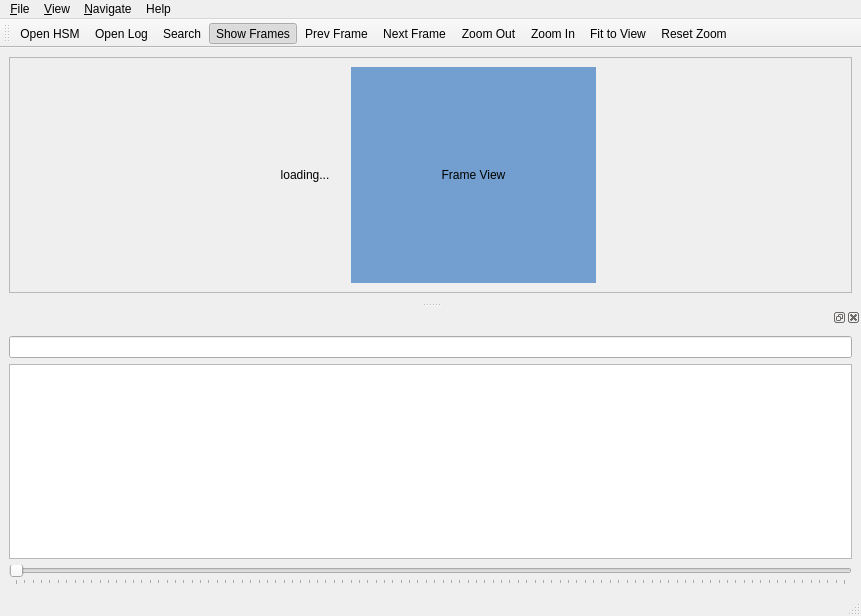
<?xml version="1.0" encoding="UTF-8"?>
<ui version="4.0">
 <class>hsmdebugger</class>
 <widget class="QMainWindow" name="hsmdebugger">
  <property name="geometry">
   <rect>
    <x>0</x>
    <y>0</y>
    <width>861</width>
    <height>616</height>
   </rect>
  </property>
  <property name="minimumSize">
   <size>
    <width>400</width>
    <height>400</height>
   </size>
  </property>
  <property name="windowTitle">
   <string>HSM Debugger</string>
  </property>
  <widget class="QWidget" name="centralwidget">
   <layout class="QVBoxLayout" name="verticalLayout">
    <item>
     <widget class="QImageViewArea" name="hsmStateViewArea">
      <property name="sizePolicy">
       <sizepolicy hsizetype="Expanding" vsizetype="Expanding">
        <horstretch>0</horstretch>
        <verstretch>0</verstretch>
       </sizepolicy>
      </property>
      <property name="sizeAdjustPolicy">
       <enum>QAbstractScrollArea::AdjustIgnored</enum>
      </property>
      <property name="widgetResizable">
       <bool>true</bool>
      </property>
      <property name="alignment">
       <set>Qt::AlignCenter</set>
      </property>
      <widget class="QWidget" name="hsmStateViewAreaContents">
       <property name="geometry">
        <rect>
         <x>0</x>
         <y>0</y>
         <width>841</width>
         <height>233</height>
        </rect>
       </property>
       <property name="sizePolicy">
        <sizepolicy hsizetype="Expanding" vsizetype="Expanding">
         <horstretch>0</horstretch>
         <verstretch>0</verstretch>
        </sizepolicy>
       </property>
       <layout class="QHBoxLayout" name="horizontalLayout">
        <property name="topMargin">
         <number>9</number>
        </property>
        <item>
         <spacer name="horizontalSpacer">
          <property name="orientation">
           <enum>Qt::Horizontal</enum>
          </property>
          <property name="sizeHint" stdset="0">
           <size>
            <width>40</width>
            <height>20</height>
           </size>
          </property>
         </spacer>
        </item>
        <item>
         <widget class="QLabel" name="hsmStateViewWait">
          <property name="sizePolicy">
           <sizepolicy hsizetype="Fixed" vsizetype="Fixed">
            <horstretch>0</horstretch>
            <verstretch>0</verstretch>
           </sizepolicy>
          </property>
          <property name="minimumSize">
           <size>
            <width>80</width>
            <height>80</height>
           </size>
          </property>
          <property name="maximumSize">
           <size>
            <width>80</width>
            <height>80</height>
           </size>
          </property>
          <property name="styleSheet">
           <string notr="true"/>
          </property>
          <property name="text">
           <string>loading...</string>
          </property>
          <property name="alignment">
           <set>Qt::AlignCenter</set>
          </property>
         </widget>
        </item>
        <item>
         <widget class="QLabel" name="hsmStateView">
          <property name="sizePolicy">
           <sizepolicy hsizetype="Expanding" vsizetype="Ignored">
            <horstretch>0</horstretch>
            <verstretch>0</verstretch>
           </sizepolicy>
          </property>
          <property name="autoFillBackground">
           <bool>false</bool>
          </property>
          <property name="styleSheet">
           <string notr="true">background-color: rgb(114, 159, 207);</string>
          </property>
          <property name="text">
           <string>Frame View</string>
          </property>
          <property name="scaledContents">
           <bool>true</bool>
          </property>
          <property name="alignment">
           <set>Qt::AlignCenter</set>
          </property>
         </widget>
        </item>
        <item>
         <spacer name="horizontalSpacer_2">
          <property name="orientation">
           <enum>Qt::Horizontal</enum>
          </property>
          <property name="sizeHint" stdset="0">
           <size>
            <width>40</width>
            <height>20</height>
           </size>
          </property>
         </spacer>
        </item>
       </layout>
      </widget>
     </widget>
    </item>
   </layout>
  </widget>
  <widget class="QMenuBar" name="menubar">
   <property name="geometry">
    <rect>
     <x>0</x>
     <y>0</y>
     <width>861</width>
     <height>22</height>
    </rect>
   </property>
   <widget class="QMenu" name="menuFile">
    <property name="title">
     <string>&amp;File</string>
    </property>
    <widget class="QMenu" name="menuFileRecentHSM">
     <property name="title">
      <string>Recent HSM</string>
     </property>
    </widget>
    <widget class="QMenu" name="menuFileRecentLogs">
     <property name="title">
      <string>Recent Logs</string>
     </property>
    </widget>
    <addaction name="actionOpenHsm"/>
    <addaction name="actionOpenHsmLog"/>
    <addaction name="menuFileRecentHSM"/>
    <addaction name="menuFileRecentLogs"/>
    <addaction name="separator"/>
    <addaction name="actionSettings"/>
    <addaction name="separator"/>
    <addaction name="actionQuit"/>
   </widget>
   <widget class="QMenu" name="menuView">
    <property name="title">
     <string>&amp;View</string>
    </property>
    <addaction name="actionShowFrames"/>
    <addaction name="separator"/>
    <addaction name="actionZoomIn"/>
    <addaction name="actionZoomOut"/>
    <addaction name="actionResetZoom"/>
    <addaction name="actionFitToView"/>
   </widget>
   <widget class="QMenu" name="menuNavigate">
    <property name="title">
     <string>&amp;Navigate</string>
    </property>
    <addaction name="actionSearch"/>
    <addaction name="actionGoToFrame"/>
    <addaction name="separator"/>
    <addaction name="actionPrevFrame"/>
    <addaction name="actionNextFrame"/>
   </widget>
   <widget class="QMenu" name="menuHelp">
    <property name="title">
     <string>Help</string>
    </property>
    <addaction name="actionShowOnlineHelp"/>
    <addaction name="actionAbout"/>
   </widget>
   <addaction name="menuFile"/>
   <addaction name="menuView"/>
   <addaction name="menuNavigate"/>
   <addaction name="menuHelp"/>
  </widget>
  <widget class="QStatusBar" name="statusbar"/>
  <widget class="QDockWidget" name="dockWidget">
   <property name="sizePolicy">
    <sizepolicy hsizetype="Preferred" vsizetype="Minimum">
     <horstretch>0</horstretch>
     <verstretch>0</verstretch>
    </sizepolicy>
   </property>
   <property name="minimumSize">
    <size>
     <width>274</width>
     <height>286</height>
    </size>
   </property>
   <attribute name="dockWidgetArea">
    <number>8</number>
   </attribute>
   <widget class="QWidget" name="dockWidgetContents">
    <property name="sizePolicy">
     <sizepolicy hsizetype="Preferred" vsizetype="Minimum">
      <horstretch>0</horstretch>
      <verstretch>0</verstretch>
     </sizepolicy>
    </property>
    <layout class="QVBoxLayout" name="verticalLayout_2">
     <item>
      <widget class="QLineEdit" name="searchFilter"/>
     </item>
     <item>
      <widget class="QTableView" name="frames">
       <property name="sizePolicy">
        <sizepolicy hsizetype="Minimum" vsizetype="Minimum">
         <horstretch>0</horstretch>
         <verstretch>0</verstretch>
        </sizepolicy>
       </property>
       <property name="minimumSize">
        <size>
         <width>0</width>
         <height>100</height>
        </size>
       </property>
       <property name="editTriggers">
        <set>QAbstractItemView::NoEditTriggers</set>
       </property>
       <property name="selectionMode">
        <enum>QAbstractItemView::SingleSelection</enum>
       </property>
       <property name="selectionBehavior">
        <enum>QAbstractItemView::SelectRows</enum>
       </property>
      </widget>
     </item>
     <item>
      <widget class="QClickableSlider" name="frameSelector">
       <property name="orientation">
        <enum>Qt::Horizontal</enum>
       </property>
       <property name="tickPosition">
        <enum>QSlider::TicksBelow</enum>
       </property>
       <property name="tickInterval">
        <number>1</number>
       </property>
      </widget>
     </item>
    </layout>
   </widget>
  </widget>
  <widget class="QToolBar" name="toolBar">
   <property name="windowTitle">
    <string>toolBar</string>
   </property>
   <property name="movable">
    <bool>true</bool>
   </property>
   <attribute name="toolBarArea">
    <enum>TopToolBarArea</enum>
   </attribute>
   <attribute name="toolBarBreak">
    <bool>false</bool>
   </attribute>
   <addaction name="actionOpenHsm"/>
   <addaction name="actionOpenHsmLog"/>
   <addaction name="actionSearch"/>
   <addaction name="actionShowFrames"/>
   <addaction name="actionPrevFrame"/>
   <addaction name="actionNextFrame"/>
   <addaction name="actionZoomOut"/>
   <addaction name="actionZoomIn"/>
   <addaction name="actionFitToView"/>
   <addaction name="actionResetZoom"/>
  </widget>
  <action name="actionOpenHsm">
   <property name="text">
    <string>Open HSM</string>
   </property>
   <property name="toolTip">
    <string>Open HSM</string>
   </property>
   <property name="shortcut">
    <string>Ctrl+O</string>
   </property>
  </action>
  <action name="actionSearch">
   <property name="checkable">
    <bool>true</bool>
   </property>
   <property name="text">
    <string>Search</string>
   </property>
   <property name="shortcut">
    <string>Ctrl+F</string>
   </property>
  </action>
  <action name="actionPrevFrame">
   <property name="text">
    <string>Prev Frame</string>
   </property>
   <property name="shortcut">
    <string>Ctrl+,</string>
   </property>
  </action>
  <action name="actionNextFrame">
   <property name="text">
    <string>Next Frame</string>
   </property>
   <property name="shortcut">
    <string>Ctrl+.</string>
   </property>
  </action>
  <action name="actionZoomIn">
   <property name="text">
    <string>Zoom In</string>
   </property>
   <property name="shortcut">
    <string>Ctrl+=</string>
   </property>
  </action>
  <action name="actionZoomOut">
   <property name="text">
    <string>Zoom Out</string>
   </property>
   <property name="shortcut">
    <string>Ctrl+-</string>
   </property>
  </action>
  <action name="actionResetZoom">
   <property name="text">
    <string>Reset Zoom</string>
   </property>
   <property name="shortcut">
    <string>Ctrl+0</string>
   </property>
  </action>
  <action name="actionFitToView">
   <property name="text">
    <string>Fit to View</string>
   </property>
   <property name="shortcut">
    <string>Ctrl+Shift+0</string>
   </property>
  </action>
  <action name="actionOpenHsmLog">
   <property name="text">
    <string>Open Log</string>
   </property>
   <property name="shortcut">
    <string>Ctrl+L</string>
   </property>
  </action>
  <action name="actionSettings">
   <property name="text">
    <string>Settings</string>
   </property>
  </action>
  <action name="actionQuit">
   <property name="text">
    <string>Quit</string>
   </property>
  </action>
  <action name="actionGoToFrame">
   <property name="text">
    <string>Go to Frame</string>
   </property>
   <property name="shortcut">
    <string>Ctrl+G</string>
   </property>
  </action>
  <action name="actionShowFrames">
   <property name="checkable">
    <bool>true</bool>
   </property>
   <property name="checked">
    <bool>true</bool>
   </property>
   <property name="text">
    <string>Show Frames</string>
   </property>
   <property name="shortcut">
    <string>Ctrl+`</string>
   </property>
  </action>
  <action name="actionShowOnlineHelp">
   <property name="text">
    <string>Project Wiki</string>
   </property>
  </action>
  <action name="actionAbout">
   <property name="text">
    <string>&amp;About</string>
   </property>
  </action>
  <action name="actionClearRecentHSM">
   <property name="text">
    <string>Clear Menu</string>
   </property>
  </action>
  <action name="actionClearRecentLogs">
   <property name="text">
    <string>Clear Menu</string>
   </property>
  </action>
 </widget>
 <customwidgets>
  <customwidget>
   <class>QClickableSlider</class>
   <extends>QSlider</extends>
   <header>qclickableslider.h</header>
  </customwidget>
  <customwidget>
   <class>QImageViewArea</class>
   <extends>QScrollArea</extends>
   <header>qimageviewarea.h</header>
   <container>1</container>
  </customwidget>
 </customwidgets>
 <resources/>
 <connections>
  <connection>
   <sender>frameSelector</sender>
   <signal>valueChanged(int)</signal>
   <receiver>frames</receiver>
   <slot>selectRow(int)</slot>
   <hints>
    <hint type="sourcelabel">
     <x>254</x>
     <y>573</y>
    </hint>
    <hint type="destinationlabel">
     <x>259</x>
     <y>503</y>
    </hint>
   </hints>
  </connection>
  <connection>
   <sender>actionQuit</sender>
   <signal>triggered()</signal>
   <receiver>hsmdebugger</receiver>
   <slot>close()</slot>
   <hints>
    <hint type="sourcelabel">
     <x>-1</x>
     <y>-1</y>
    </hint>
    <hint type="destinationlabel">
     <x>430</x>
     <y>307</y>
    </hint>
   </hints>
  </connection>
  <connection>
   <sender>actionShowFrames</sender>
   <signal>triggered(bool)</signal>
   <receiver>frames</receiver>
   <slot>setVisible(bool)</slot>
   <hints>
    <hint type="sourcelabel">
     <x>-1</x>
     <y>-1</y>
    </hint>
    <hint type="destinationlabel">
     <x>430</x>
     <y>462</y>
    </hint>
   </hints>
  </connection>
 </connections>
</ui>
